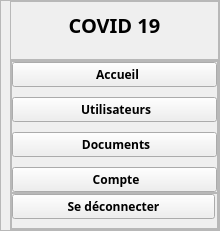
     <widget class="QWidget" name="leftMenu" native="true">
      <property name="sizePolicy">
       <sizepolicy hsizetype="Preferred" vsizetype="Expanding">
        <horstretch>0</horstretch>
        <verstretch>0</verstretch>
       </sizepolicy>
      </property>
      <property name="minimumSize">
       <size>
        <width>220</width>
        <height>0</height>
       </size>
      </property>
      <property name="maximumSize">
       <size>
        <width>220</width>
        <height>16777215</height>
       </size>
      </property>
      <layout class="QVBoxLayout" name="verticalLayout_6">
       <property name="spacing">
        <number>6</number>
       </property>
       <property name="leftMargin">
        <number>0</number>
       </property>
       <property name="topMargin">
        <number>0</number>
       </property>
       <property name="rightMargin">
        <number>0</number>
       </property>
       <property name="bottomMargin">
        <number>0</number>
       </property>
       <item>
        <widget class="QFrame" name="leftMenuFrame">
         <property name="sizePolicy">
          <sizepolicy hsizetype="Preferred" vsizetype="Expanding">
           <horstretch>0</horstretch>
           <verstretch>0</verstretch>
          </sizepolicy>
         </property>
         <property name="frameShape">
          <enum>QFrame::StyledPanel</enum>
         </property>
         <property name="frameShadow">
          <enum>QFrame::Raised</enum>
         </property>
         <layout class="QVBoxLayout" name="verticalLayout_7">
          <property name="spacing">
           <number>0</number>
          </property>
          <property name="leftMargin">
           <number>9</number>
          </property>
          <property name="topMargin">
           <number>0</number>
          </property>
          <property name="rightMargin">
           <number>0</number>
          </property>
          <property name="bottomMargin">
           <number>0</number>
          </property>
          <item>
           <widget class="QFrame" name="frame_2">
            <property name="frameShape">
             <enum>QFrame::StyledPanel</enum>
            </property>
            <property name="frameShadow">
             <enum>QFrame::Raised</enum>
            </property>
            <layout class="QHBoxLayout" name="horizontalLayout_8">
             <property name="bottomMargin">
              <number>20</number>
             </property>
             <item>
              <widget class="QLabel" name="logoLbl">
               <property name="font">
                <font>
                 <family>Noto Sans</family>
                 <pointsize>15</pointsize>
                 <weight>75</weight>
                 <bold>true</bold>
                </font>
               </property>
               <property name="text">
                <string>COVID 19</string>
               </property>
               <property name="alignment">
                <set>Qt::AlignCenter</set>
               </property>
              </widget>
             </item>
            </layout>
           </widget>
          </item>
          <item>
           <widget class="QFrame" name="frame_3">
            <property name="sizePolicy">
             <sizepolicy hsizetype="Preferred" vsizetype="Expanding">
              <horstretch>0</horstretch>
              <verstretch>0</verstretch>
             </sizepolicy>
            </property>
            <property name="frameShape">
             <enum>QFrame::StyledPanel</enum>
            </property>
            <property name="frameShadow">
             <enum>QFrame::Raised</enum>
            </property>
            <layout class="QVBoxLayout" name="verticalLayout_9">
             <property name="spacing">
              <number>0</number>
             </property>
             <property name="leftMargin">
              <number>0</number>
             </property>
             <property name="topMargin">
              <number>0</number>
             </property>
             <property name="rightMargin">
              <number>0</number>
             </property>
             <property name="bottomMargin">
              <number>0</number>
             </property>
             <item alignment="Qt::AlignTop">
              <widget class="QFrame" name="leftBtnFrame">
               <property name="sizePolicy">
                <sizepolicy hsizetype="Preferred" vsizetype="Expanding">
                 <horstretch>0</horstretch>
                 <verstretch>0</verstretch>
                </sizepolicy>
               </property>
               <property name="frameShape">
                <enum>QFrame::StyledPanel</enum>
               </property>
               <property name="frameShadow">
                <enum>QFrame::Raised</enum>
               </property>
               <layout class="QVBoxLayout" name="verticalLayout_8">
                <property name="spacing">
                 <number>10</number>
                </property>
                <property name="leftMargin">
                 <number>0</number>
                </property>
                <property name="topMargin">
                 <number>0</number>
                </property>
                <property name="rightMargin">
                 <number>0</number>
                </property>
                <property name="bottomMargin">
                 <number>0</number>
                </property>
                <item>
                 <widget class="QPushButton" name="homeBtn">
                  <property name="font">
                   <font>
                    <family>Noto Sans</family>
                    <weight>75</weight>
                    <bold>true</bold>
                   </font>
                  </property>
                  <property name="cursor">
                   <cursorShape>PointingHandCursor</cursorShape>
                  </property>
                  <property name="text">
                   <string>  Accueil</string>
                  </property>
                  <property name="icon">
                   <iconset resource="../resource.qrc">
                    <normaloff>:/icons/icons/others/home-removebg-preview.png</normaloff>:/icons/icons/others/home-removebg-preview.png</iconset>
                  </property>
                  <property name="iconSize">
                   <size>
                    <width>50</width>
                    <height>50</height>
                   </size>
                  </property>
                 </widget>
                </item>
                <item>
                 <widget class="QPushButton" name="usersBtn">
                  <property name="font">
                   <font>
                    <family>Noto Sans</family>
                    <weight>75</weight>
                    <bold>true</bold>
                   </font>
                  </property>
                  <property name="cursor">
                   <cursorShape>PointingHandCursor</cursorShape>
                  </property>
                  <property name="text">
                   <string> Utilisateurs</string>
                  </property>
                  <property name="icon">
                   <iconset resource="../resource.qrc">
                    <normaloff>:/icons/icons/others/users.png</normaloff>:/icons/icons/others/users.png</iconset>
                  </property>
                  <property name="iconSize">
                   <size>
                    <width>50</width>
                    <height>50</height>
                   </size>
                  </property>
                 </widget>
                </item>
                <item>
                 <widget class="QPushButton" name="documentsBtn">
                  <property name="font">
                   <font>
                    <family>Noto Sans</family>
                    <weight>75</weight>
                    <bold>true</bold>
                   </font>
                  </property>
                  <property name="cursor">
                   <cursorShape>PointingHandCursor</cursorShape>
                  </property>
                  <property name="text">
                   <string> Documents</string>
                  </property>
                  <property name="icon">
                   <iconset resource="../resource.qrc">
                    <normaloff>:/icons/icons/others/briefcase2_document.png</normaloff>:/icons/icons/others/briefcase2_document.png</iconset>
                  </property>
                  <property name="iconSize">
                   <size>
                    <width>50</width>
                    <height>50</height>
                   </size>
                  </property>
                 </widget>
                </item>
                <item>
                 <widget class="QPushButton" name="accountLeftBtn">
                  <property name="font">
                   <font>
                    <family>Noto Sans</family>
                    <weight>75</weight>
                    <bold>true</bold>
                   </font>
                  </property>
                  <property name="cursor">
                   <cursorShape>PointingHandCursor</cursorShape>
                  </property>
                  <property name="text">
                   <string> Compte</string>
                  </property>
                  <property name="icon">
                   <iconset resource="../resource.qrc">
                    <normaloff>:/icons/icons/others/user_edit-removebg-preview.png</normaloff>:/icons/icons/others/user_edit-removebg-preview.png</iconset>
                  </property>
                  <property name="iconSize">
                   <size>
                    <width>50</width>
                    <height>50</height>
                   </size>
                  </property>
                 </widget>
                </item>
               </layout>
              </widget>
             </item>
             <item alignment="Qt::AlignBottom">
              <widget class="QFrame" name="logoutFrame">
               <property name="frameShape">
                <enum>QFrame::StyledPanel</enum>
               </property>
               <property name="frameShadow">
                <enum>QFrame::Raised</enum>
               </property>
               <layout class="QVBoxLayout" name="verticalLayout_10">
                <property name="spacing">
                 <number>10</number>
                </property>
                <property name="leftMargin">
                 <number>0</number>
                </property>
                <property name="topMargin">
                 <number>0</number>
                </property>
                <property name="rightMargin">
                 <number>2</number>
                </property>
                <property name="bottomMargin">
                 <number>9</number>
                </property>
                <item>
                 <widget class="QPushButton" name="logoutBtn">
                  <property name="font">
                   <font>
                    <family>Noto Sans</family>
                    <weight>75</weight>
                    <bold>true</bold>
                   </font>
                  </property>
                  <property name="cursor">
                   <cursorShape>PointingHandCursor</cursorShape>
                  </property>
                  <property name="text">
                   <string>Se déconnecter</string>
                  </property>
                  <property name="icon">
                   <iconset resource="../resource.qrc">
                    <normaloff>:/icons/icons/others/exit-removebg-preview.png</normaloff>:/icons/icons/others/exit-removebg-preview.png</iconset>
                  </property>
                  <property name="iconSize">
                   <size>
                    <width>50</width>
                    <height>50</height>
                   </size>
                  </property>
                  <property name="checkable">
                   <bool>false</bool>
                  </property>
                  <property name="checked">
                   <bool>false</bool>
                  </property>
                 </widget>
                </item>
               </layout>
              </widget>
             </item>
            </layout>
           </widget>
          </item>
         </layout>
        </widget>
       </item>
      </layout>
     </widget>
